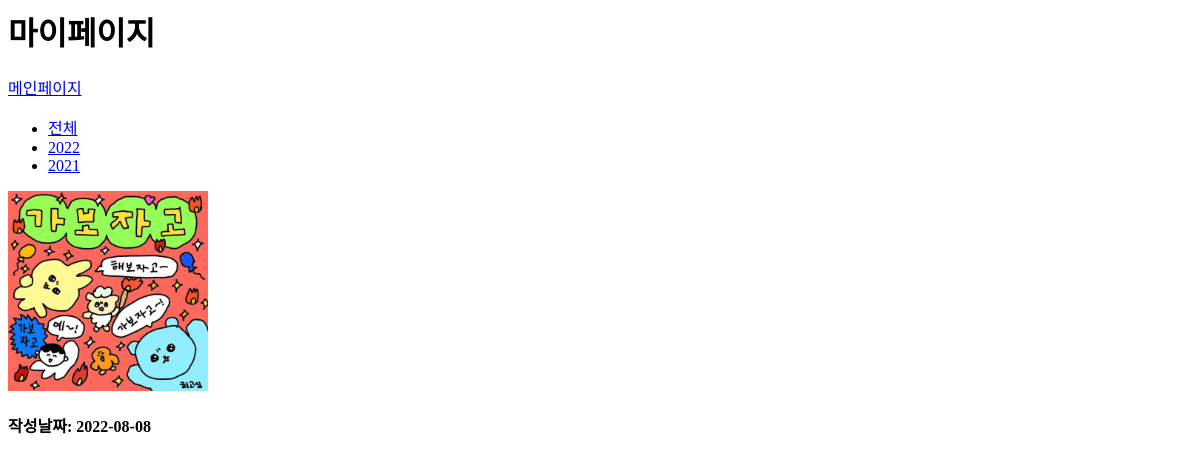
/mypage/?year=2022, run on an earlier commit of the app's database.
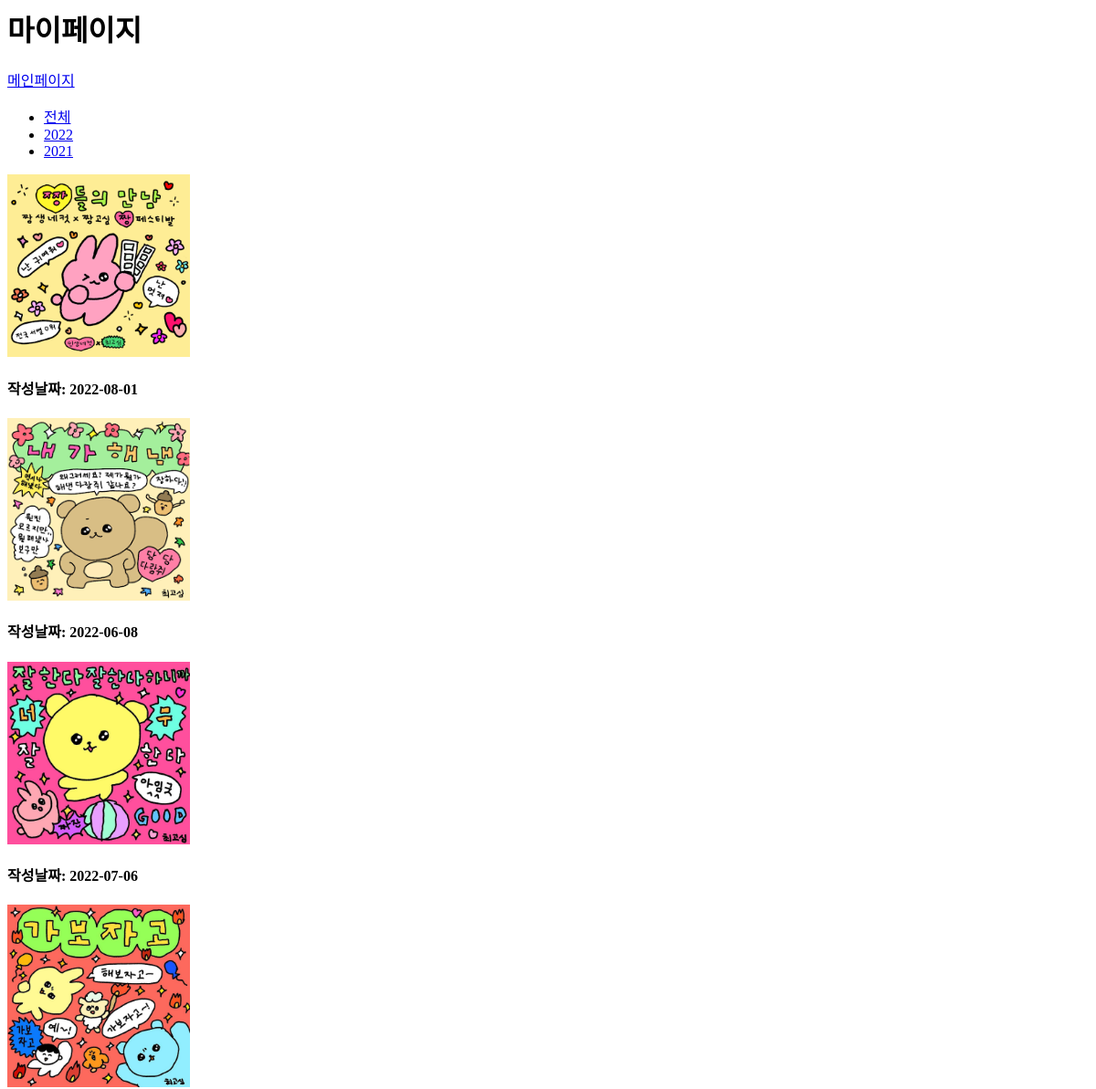
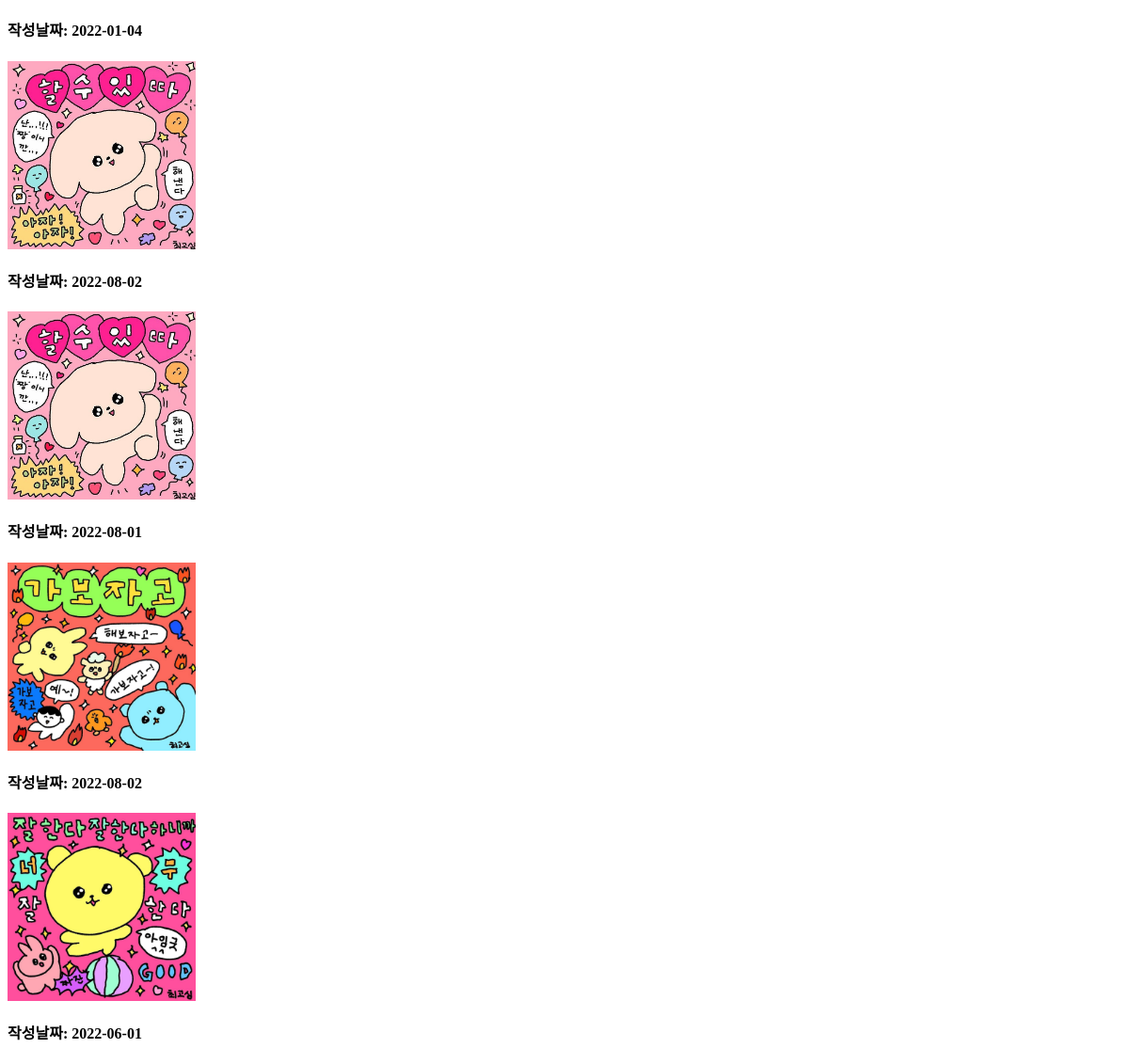
And on a later commit of the database (2 pictures, top to bottom).
### mainapp/models.py (models this page shows, shortened)
class Post(models.Model):
    title = models.CharField(max_length=200)
    content = models.TextField()
    image = models.ImageField(blank=True, upload_to='my_image')
    date = models.DateField()
    created = models.DateTimeField(auto_now_add=True)

### mainapp/views.py (the view)
# urls.py: path('mypage/', main_views.mypage, name='mypage'),
def mypage(request):
    year = request.GET.get('year', None) # 쿼리스트링 X
    if year is None:
        posts = Post.objects.all().order_by('-date')
    else:
        posts = Post.objects.filter(date__year=year)
    return render(request, 'mypage.html', {'posts':posts})

### mainapp/templates/mypage.html
{% load static %}
<h1>마이페이지</h1>
<div>
    <a href="{% url 'home' %}">메인페이지</a>
</div>
<ul class="nav-container">
    <li class="nav-name"><a href="{% url 'mypage' %}">전체</a></li>
    <li class="nav-name"><a href="?year=2022">2022</a></li>
    <li class="nav-name"><a href="?year=2021">2021</a></li>
</ul>
{% for post in posts %}
        <a href="{% url 'detail' post.id %}"><img src="{{ post.image.url }}" alt="" height="200"></a>
        <h4>작성날짜: {{ post.date | date:'Y-m-d' }}</h4>
{% endfor %}

What changed in the data, as far as the page shows it:
removed Post: image (picture), date "2022-08-08"
added Post: image (picture), date "2022-08-01"
added Post: image (picture), date "2022-06-08"
added Post: image (picture), date "2022-07-06"
added Post: image (picture), date "2022-01-04"
added Post: image (picture), date "2022-08-02"
added Post: image (picture), date "2022-08-01"
added Post: image (picture), date "2022-08-02"
added Post: image (picture), date "2022-06-01"
